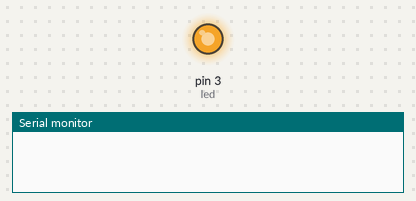
Recording of a sketch running on a simulated Arduino Uno, built with avr-gcc and run on an emulated ATmega328P. On the bench: output pins drawn as LEDs (lit = HIGH), the last lines printed to the serial monitor. Random numbers use the default seed unless the sketch sets one.

Above: at 0.1 s.
At 9.11 s:
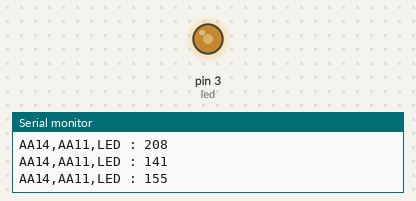
At 19.33 s:
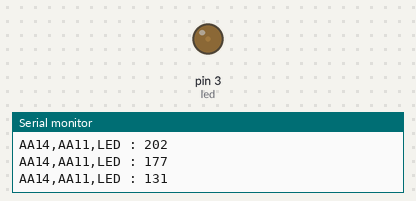
At 38.87 s:
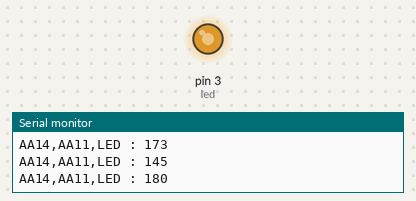
Timing chart, 0 to 40.0 s (numbered marks = the images above):
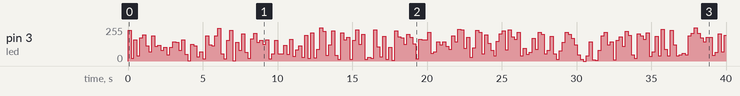

Measured:
- by itself, pin 3 (led): 0/255 → 232/255 at 0.00 s, → 19/255 0.20 s later, → 158/255 0.20 s later, → 38/255 0.20 s later, … (199 changes in this stretch)

The sketch:

sketch03_pwm_led_serial.ino
```cpp
int pwm = 0;
int led = 3;

void setup()
{
  Serial.begin(9600);
}

void loop()
{
  pwm = random(0,255);
  pwmLed(led, pwm);

  Serial.print("AA14,AA11,LED : ");
  Serial.println(pwm);
  delay(100);
}

void pwmLed(int led, int pwmValue)
{
  analogWrite(led,pwmValue);
  delay(100);
}
```
